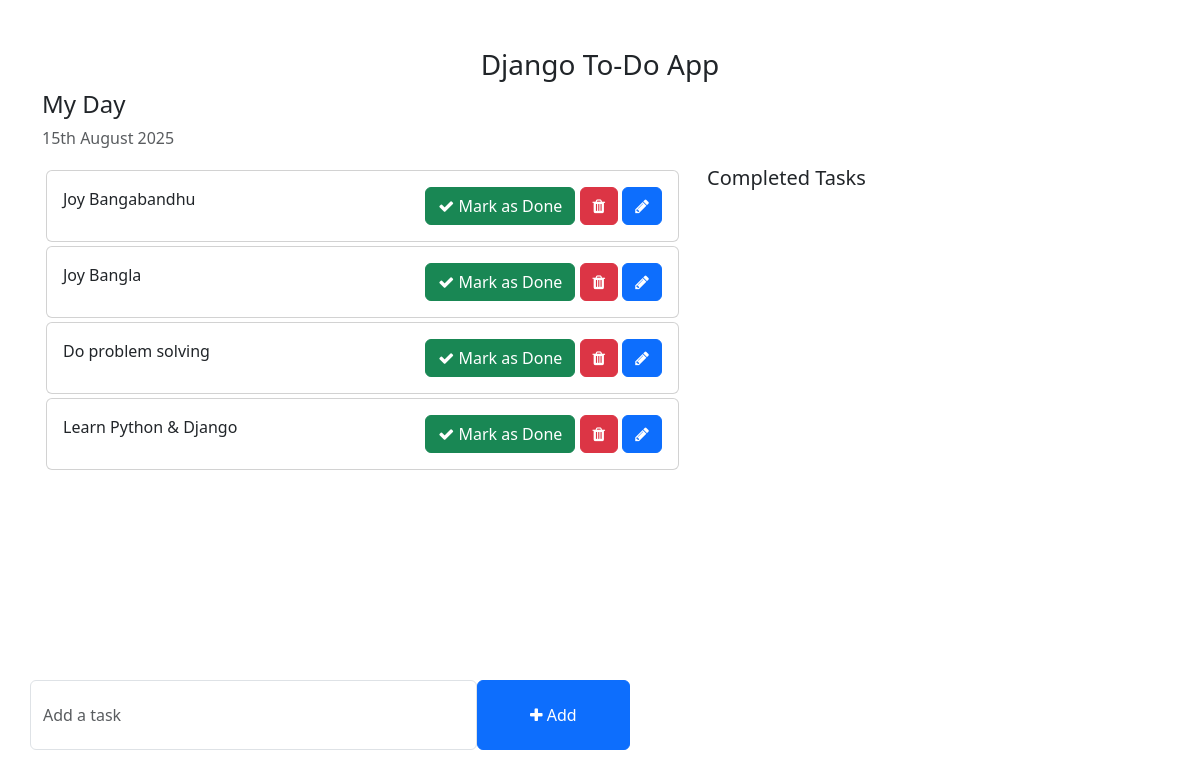
Before: / with the older database file.
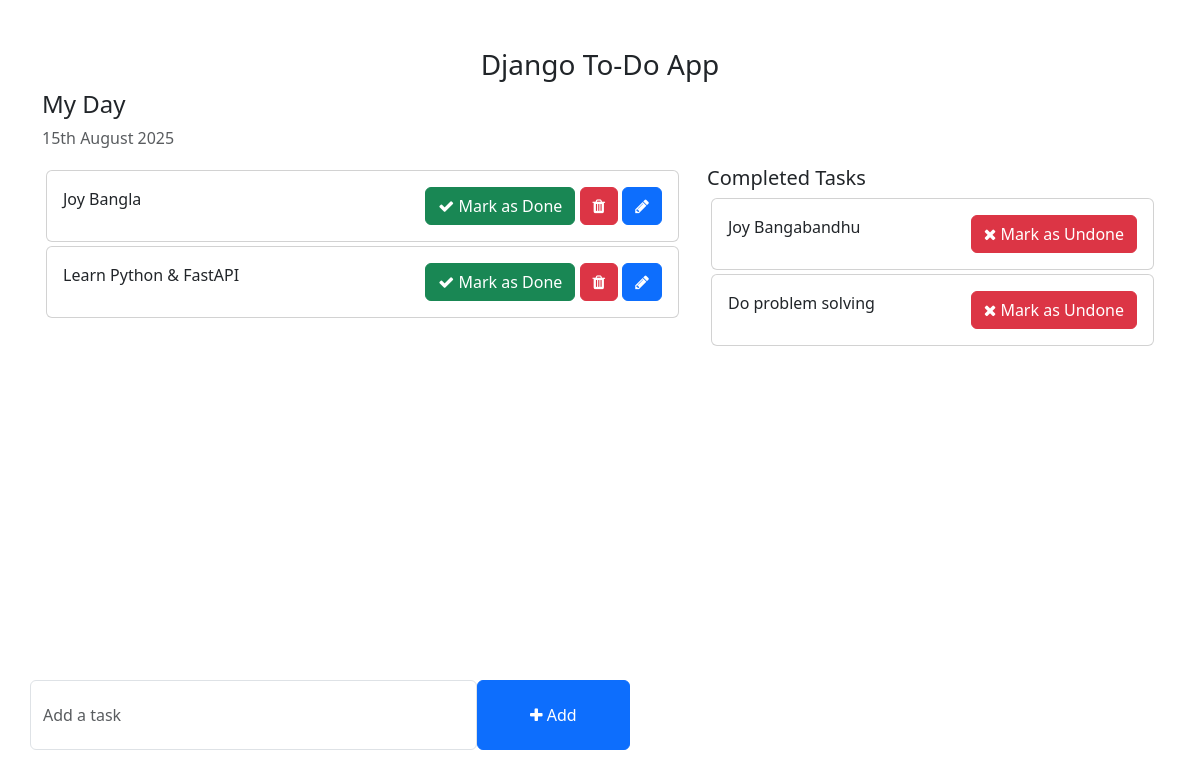
After: the same page with the newer database file.
### task/models.py (models this page shows, shortened)
class Task(models.Model):
    title = models.CharField(max_length=200)
    is_completed = models.BooleanField(default=False)
    created_at = models.DateTimeField(auto_now_add=True)
    updated_at = models.DateTimeField(auto_now=True)
    class Meta:
        ordering = ['-created_at']

### todo/views.py (the view)
# urls.py: 2. Add a URL to urlpatterns:  path('', views.home, name='home')
def home(request):
    tasks = Task.objects.filter(is_completed=False).order_by('-created_at')
    completed_tasks = Task.objects.filter(is_completed=True).order_by('-created_at')
    context = {
        'tasks': tasks,
        'completed_tasks': completed_tasks,
    }
    return render(request, 'home.html', context)

### templates/home.html (shortened to what this page needs)
<!DOCTYPE html>
<html lang="en">
<head>
    <link href="https://cdn.jsdelivr.net/npm/bootstrap@5.3.0-alpha1/dist/css/bootstrap.min.css" rel="stylesheet">
    <link rel="stylesheet" href="https://cdnjs.cloudflare.com/ajax/libs/font-awesome/4.7.0/css/font-awesome.min.css">
</head>
<body>
    <div class="container">
        <h3 class="pt-5 text-center">Django To-Do App</h3>
        <div class="row">
            <h4>My Day</h4>
            <p class="text-muted">{% now "jS F Y" %}</p>
            <div class="col-md-7 col-lg-7" style="height: 450px; overflow: scroll;">
                {% for i in tasks  %}
                <div class="card m-1">
                    <div class="card-body">
                        {{ i.title }}
                        <span style="position: relative; float: right;">
                            <a href="{% url 'mask_as_done' i.pk %}" class="btn btn-success"><i class="fa fa-check"></i> Mark as Done</a>
                            <a href="{% url 'delete_task' i.pk %}" class="btn btn-danger"><i class="fa fa-trash"></i></a>
                            <a href="{% url 'edit_task' i.pk %}" class="btn btn-primary"><i class="fa fa-pencil"></i></a>
                        </span>
                    </div>
                </div>
                {% endfor %}
            </div>
            <div class="col-md-5 col-lg-5">
                <h5>Completed Tasks</h5>
                {% for i in completed_tasks %}
                <div class="card m-1">
                    <div class="card-body">
                        {{ i.title }}
                        <span style="position: relative; float: right;">
                            <a href="{% url 'mask_as_undone' i.pk %}" class="btn btn-danger"><i class="fa fa-times"></i> Mark as Undone</a>
                        </span>
                    </div>
                </div>
                {% endfor %}
            </div>
        </div>
        <div class="row">
            <div class="col-md-6 col-lg-6 p-0" style="position: absolute; bottom: 50px;">
                <form action="{% url 'addTask' %}" method="POST">
                    <div class="form-group">
                        <span style="display: flex;">
                            <input type="text" name="task" class="form-control" placeholder="Add a task">
                            <button type="submit" class="btn btn-primary" style="width: 200px;"><i class="fa fa-plus"></i> Add</button>
                        </span>
                    </div>
                </form>
            </div>
        </div>
    </div>
</body>
</html>

### templates/home.html (style rules this page uses)
.form-control { padding: 1.375rem .75rem !important; }

Changed rows visible on the page:
changed Task: title "Learn Python & Django" → "Learn Python & FastAPI"
changed Task "Joy Bangabandhu": moves from the list under "My Day" to the list under "Completed Tasks"
changed Task "Do problem solving": moves from the list under "My Day" to the list under "Completed Tasks"
